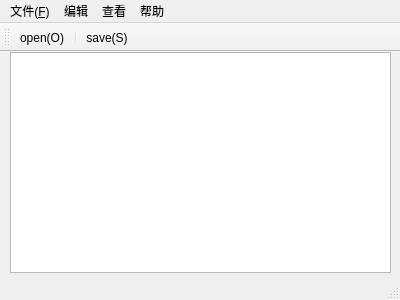
<?xml version="1.0" encoding="UTF-8"?>
<ui version="4.0">
 <class>MainWindow</class>
 <widget class="QMainWindow" name="MainWindow">
  <property name="geometry">
   <rect>
    <x>0</x>
    <y>0</y>
    <width>400</width>
    <height>300</height>
   </rect>
  </property>
  <property name="windowTitle">
   <string>MainWindow</string>
  </property>
  <widget class="QWidget" name="centralWidget">
   <widget class="QTextEdit" name="textEdit">
    <property name="geometry">
     <rect>
      <x>10</x>
      <y>0</y>
      <width>381</width>
      <height>221</height>
     </rect>
    </property>
   </widget>
  </widget>
  <widget class="QMenuBar" name="menuBar">
   <property name="geometry">
    <rect>
     <x>0</x>
     <y>0</y>
     <width>400</width>
     <height>23</height>
    </rect>
   </property>
   <widget class="QMenu" name="menuFile">
    <property name="title">
     <string>文件(&amp;F)</string>
    </property>
    <addaction name="actionopen_O"/>
    <addaction name="actionsave_S"/>
    <addaction name="actionsave_other"/>
    <addaction name="actionprint_P"/>
    <addaction name="separator"/>
    <addaction name="actionclose_C"/>
   </widget>
   <widget class="QMenu" name="menuEdit">
    <property name="title">
     <string>编辑</string>
    </property>
    <addaction name="actioncopy_C"/>
    <addaction name="actioncut_X"/>
    <addaction name="actionpaste_P"/>
    <addaction name="actionAll_A"/>
    <addaction name="separator"/>
    <addaction name="actionColor"/>
    <addaction name="actionFont"/>
    <addaction name="separator"/>
   </widget>
   <widget class="QMenu" name="menuCheck">
    <property name="title">
     <string>查看</string>
    </property>
    <addaction name="actionTime"/>
   </widget>
   <widget class="QMenu" name="menu">
    <property name="title">
     <string>帮助</string>
    </property>
    <addaction name="actionAbout"/>
    <addaction name="actionhelp"/>
    <addaction name="separator"/>
   </widget>
   <addaction name="menuFile"/>
   <addaction name="menuEdit"/>
   <addaction name="menuCheck"/>
   <addaction name="menu"/>
  </widget>
  <widget class="QToolBar" name="mainToolBar">
   <attribute name="toolBarArea">
    <enum>TopToolBarArea</enum>
   </attribute>
   <attribute name="toolBarBreak">
    <bool>false</bool>
   </attribute>
   <addaction name="actionopen_O"/>
   <addaction name="separator"/>
   <addaction name="actionsave_S"/>
  </widget>
  <widget class="QStatusBar" name="statusBar"/>
  <action name="actionopen_O">
   <property name="icon">
    <iconset resource="resoucefile.qrc">
     <normaloff>:/new/Icon/img/open.JPG</normaloff>:/new/Icon/img/open.JPG</iconset>
   </property>
   <property name="text">
    <string>open(&amp;O)</string>
   </property>
  </action>
  <action name="actionsave_S">
   <property name="icon">
    <iconset resource="resoucefile.qrc">
     <normaloff>:/new/Icon/img/save.JPG</normaloff>:/new/Icon/img/save.JPG</iconset>
   </property>
   <property name="text">
    <string>save(&amp;S)</string>
   </property>
  </action>
  <action name="actionsave_other">
   <property name="text">
    <string>save other</string>
   </property>
  </action>
  <action name="actionprint_P">
   <property name="text">
    <string>print(&amp;P)</string>
   </property>
  </action>
  <action name="actionclose_C">
   <property name="text">
    <string>close(&amp;C)</string>
   </property>
  </action>
  <action name="actionColor">
   <property name="text">
    <string>Color</string>
   </property>
  </action>
  <action name="actionFont">
   <property name="text">
    <string>Font</string>
   </property>
  </action>
  <action name="actionTime">
   <property name="text">
    <string>Time</string>
   </property>
  </action>
  <action name="actioncopy_C">
   <property name="text">
    <string>copy(&amp;C)</string>
   </property>
  </action>
  <action name="actioncut_X">
   <property name="text">
    <string>cut(&amp;X)</string>
   </property>
  </action>
  <action name="actionpaste_P">
   <property name="text">
    <string>paste(&amp;P)</string>
   </property>
  </action>
  <action name="actionAll_A">
   <property name="text">
    <string>All(&amp;A)</string>
   </property>
  </action>
  <action name="actionAbout">
   <property name="text">
    <string>About</string>
   </property>
  </action>
  <action name="actionhelp">
   <property name="text">
    <string>help</string>
   </property>
  </action>
 </widget>
 <layoutdefault spacing="6" margin="11"/>
 <resources>
  <include location="resoucefile.qrc"/>
 </resources>
 <connections/>
</ui>
